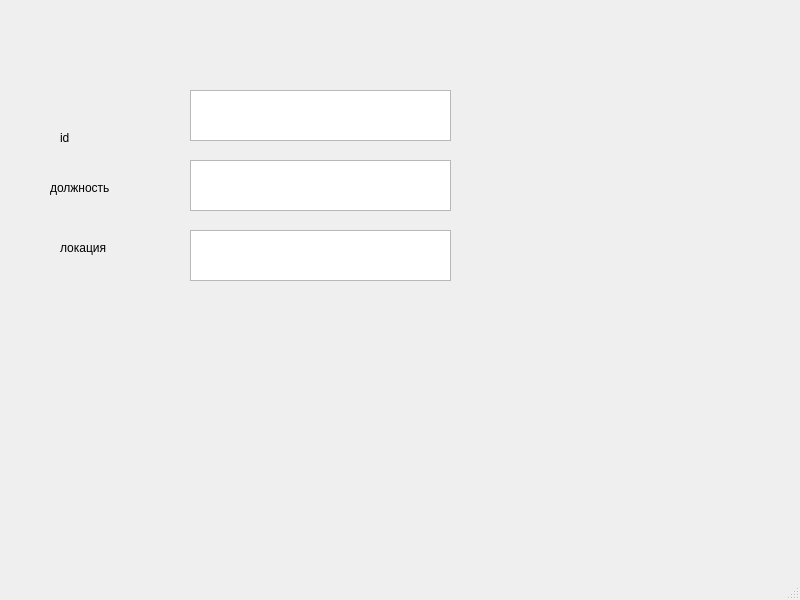
<?xml version="1.0" encoding="UTF-8"?>
<ui version="4.0">
 <class>MainWindow</class>
 <widget class="QMainWindow" name="MainWindow">
  <property name="geometry">
   <rect>
    <x>0</x>
    <y>0</y>
    <width>800</width>
    <height>600</height>
   </rect>
  </property>
  <property name="windowTitle">
   <string>MainWindow</string>
  </property>
  <widget class="QWidget" name="centralwidget">
   <widget class="QLabel" name="label">
    <property name="geometry">
     <rect>
      <x>60</x>
      <y>130</y>
      <width>55</width>
      <height>16</height>
     </rect>
    </property>
    <property name="text">
     <string>id</string>
    </property>
   </widget>
   <widget class="QLabel" name="label_2">
    <property name="geometry">
     <rect>
      <x>50</x>
      <y>180</y>
      <width>71</width>
      <height>16</height>
     </rect>
    </property>
    <property name="text">
     <string>должность</string>
    </property>
   </widget>
   <widget class="QLabel" name="label_3">
    <property name="geometry">
     <rect>
      <x>60</x>
      <y>240</y>
      <width>55</width>
      <height>16</height>
     </rect>
    </property>
    <property name="text">
     <string>локация</string>
    </property>
   </widget>
   <widget class="QListView" name="listView">
    <property name="geometry">
     <rect>
      <x>190</x>
      <y>90</y>
      <width>261</width>
      <height>51</height>
     </rect>
    </property>
   </widget>
   <widget class="QListWidget" name="listWidget">
    <property name="geometry">
     <rect>
      <x>190</x>
      <y>160</y>
      <width>261</width>
      <height>51</height>
     </rect>
    </property>
   </widget>
   <widget class="QListWidget" name="listWidget_2">
    <property name="geometry">
     <rect>
      <x>190</x>
      <y>230</y>
      <width>261</width>
      <height>51</height>
     </rect>
    </property>
   </widget>
  </widget>
  <widget class="QMenuBar" name="menubar">
   <property name="geometry">
    <rect>
     <x>0</x>
     <y>0</y>
     <width>800</width>
     <height>26</height>
    </rect>
   </property>
  </widget>
  <widget class="QStatusBar" name="statusbar"/>
 </widget>
 <resources/>
 <connections/>
</ui>
